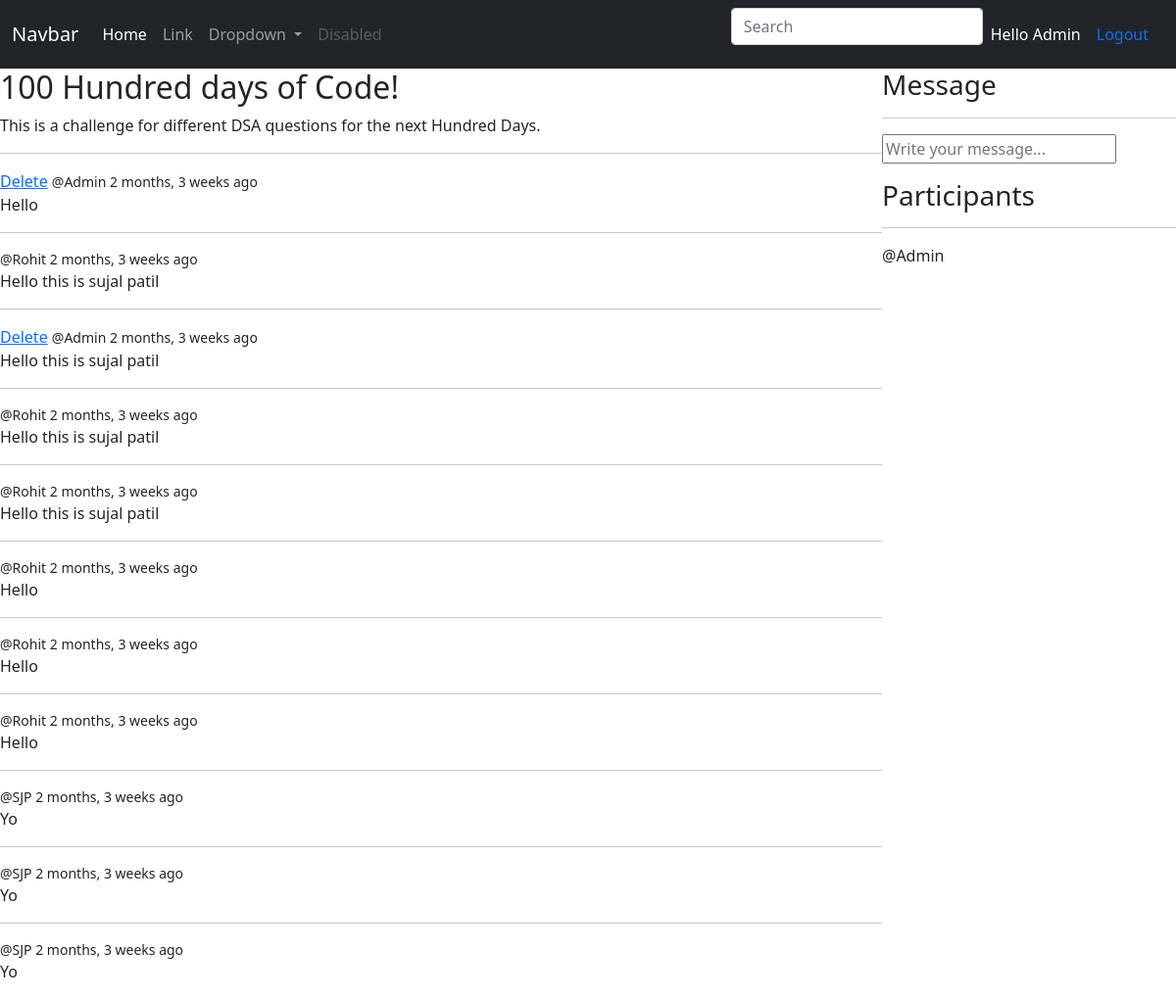
The app's page /room/3 (signed in) with its own data.
### base/models.py (models this page shows, shortened)
class Room(models.Model):
    host = models.ForeignKey(User, on_delete=models.SET_NULL , null=True)
    topic = models.ForeignKey(Topic, on_delete=models.SET_NULL , null=True)
    name = models.CharField(max_length=200)
    description = models.TextField(null=True, blank=True)
    participants = models.ManyToManyField(User, related_name= 'participants', blank=True)
    created = models.DateTimeField(auto_now_add=True)
    updated = models.DateTimeField(auto_now=True)
    class Meta:
        ordering = ['-updated','-created']

class Message(models.Model):
    user= models.ForeignKey(User, on_delete=models.CASCADE)
    room= models.ForeignKey(Room, on_delete=models.CASCADE)
    body = models.TextField()
    updated = models.DateTimeField(auto_now=True)
    created = models.DateTimeField(auto_now_add=True)
    class Meta:
        ordering = ['-updated','-created']

### base/views.py (the view, shortened to what this page needs)
# urls.py: path('room/<str:pk>', views.room, name="room"),
@login_required(login_url='/login')
def room(request, pk):
    room = Room.objects.get(id=pk)
    room_messages = room.message_set.all().order_by('-created')
    party = room.participants.all()
    context = {'room':room, 'room_messages':room_messages,
                'party' : party }
    return render(request, 'base/room.html', context)

### base/templates/base/room.html (shortened to what this page needs)
<html>
    {% extends 'navbar.html' %}
    {% block content %}
    <body>
    <div class="room-container">
    <div>
        <div class="message_display">
            <h2>{{room.name}}</h2>
            <p>{{room.description}}</p>
        {% for message in room_messages %}
            <div>
                <hr>
                {% if request.user == message.user %}
                <a href="{% url 'delete-message' message.id %}">Delete</a>
                {% endif %}
                <small>
                @{{message.user}}
                {{message.created | timesince}} ago</small>
                <p>{{message.body}}</p>
            </div>
        {% endfor %}
        </div>
    </div>
    <div>
    <h3>Message</h3>
    <hr>
    {% if 'request.user.is_authenticated' %}
    <div class="message_form">
        <form method="post" action="">
            <input type="text" name="body" placeholder="Write your message...">
        </form>
    </div>
    {% endif %}
    <div>
        <h3>Participants</h3>
        <hr>
        {% for party in party %}
            <p>@{{party.username}}</p>
        {% endfor %}
    </div>
    </div>
</div>
</body>
    {% endblock content %}

### templates/navbar.html (shortened to what this page needs)
<!DOCTYPE html>
<html lang="en">
<head>
    <link href="https://cdn.jsdelivr.net/npm/bootstrap@5.1.3/dist/css/bootstrap.min.css" rel="stylesheet">
</head>
<body>
<nav class="navbar navbar-expand-lg navbar-dark bg-dark">
    <div class="container-fluid">
      <a class="navbar-brand" href="#">Navbar</a>
      <div class="collapse navbar-collapse" id="navbarSupportedContent">
        <ul class="navbar-nav me-auto mb-2 mb-lg-0">
          <li class="nav-item">
            <a class="nav-link active" aria-current="page" href="{% url 'home' %}">Home</a>
          </li>
          <li class="nav-item">
            <a class="nav-link" href="#">Link</a>
          </li>
          <li class="nav-item dropdown">
            <a class="nav-link dropdown-toggle" href="#" id="navbarDropdown" role="button" data-bs-toggle="dropdown" aria-expanded="false">
              Dropdown
            </a>
          </li>
          <li class="nav-item">
            <a class="nav-link disabled">Disabled</a>
          </li>
        </ul>
        <form class="d-flex" method="GET" action="{% url 'home' %}">
          <input name="q" class="form-control me-2" type="text" placeholder="Search" aria-label="Search">
        </form>
        {% if request.user.is_authenticated %}
        <span style="color: white;">Hello {{request.user}}</span>
        <a class="nav-link active" aria-current="page" href="{% url 'user-logout' %}">Logout</a>
        {% else %}
        <a class="nav-link active" aria-current="page" href="{% url 'user-login' %}">Login</a>
        {% endif %}
      </div>
    </div>
  </nav>
    {% block content %}
    {% endblock content %}
</body>
</html>

### base/templates/base/room.html (style rules this page uses)
.room-container { display: grid; grid-template-columns: 3fr 1fr; }

### records on screen
Room: name "100 Hundred days of Code!", description "This is a challenge for different DSA questions for the next Hundred Days."
Message: shows "Delete", user "Admin", created "2 months, 3 weeks", body "Hello"
Message: user "Rohit", created "2 months, 3 weeks", body "Hello this is sujal patil"
Message: shows "Delete", user "Admin", created "2 months, 3 weeks", body "Hello this is sujal patil"
Message: user "Rohit", created "2 months, 3 weeks", body "Hello this is sujal patil"
Message: user "Rohit", created "2 months, 3 weeks", body "Hello this is sujal patil"
Message: user "Rohit", created "2 months, 3 weeks", body "Hello"
Message: user "Rohit", created "2 months, 3 weeks", body "Hello"
Message: user "Rohit", created "2 months, 3 weeks", body "Hello"
Message: user "SJP", created "2 months, 3 weeks", body "Yo"
Message: user "SJP", created "2 months, 3 weeks", body "Yo"
Message: user "SJP", created "2 months, 3 weeks", body "Yo"

### other values on screen
{{ request.user }} "Admin"
{{ party.username }} "Admin"
